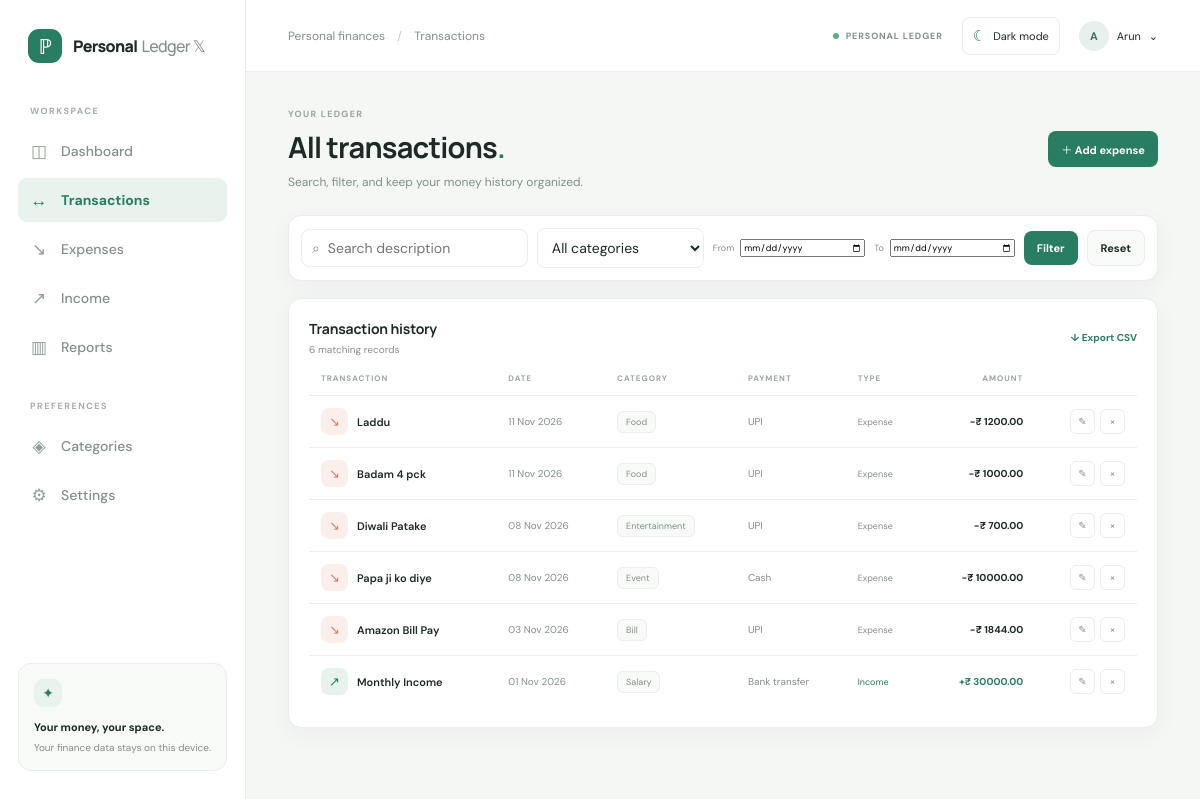
The page /transactions/ (signed in) on the database as committed earlier.
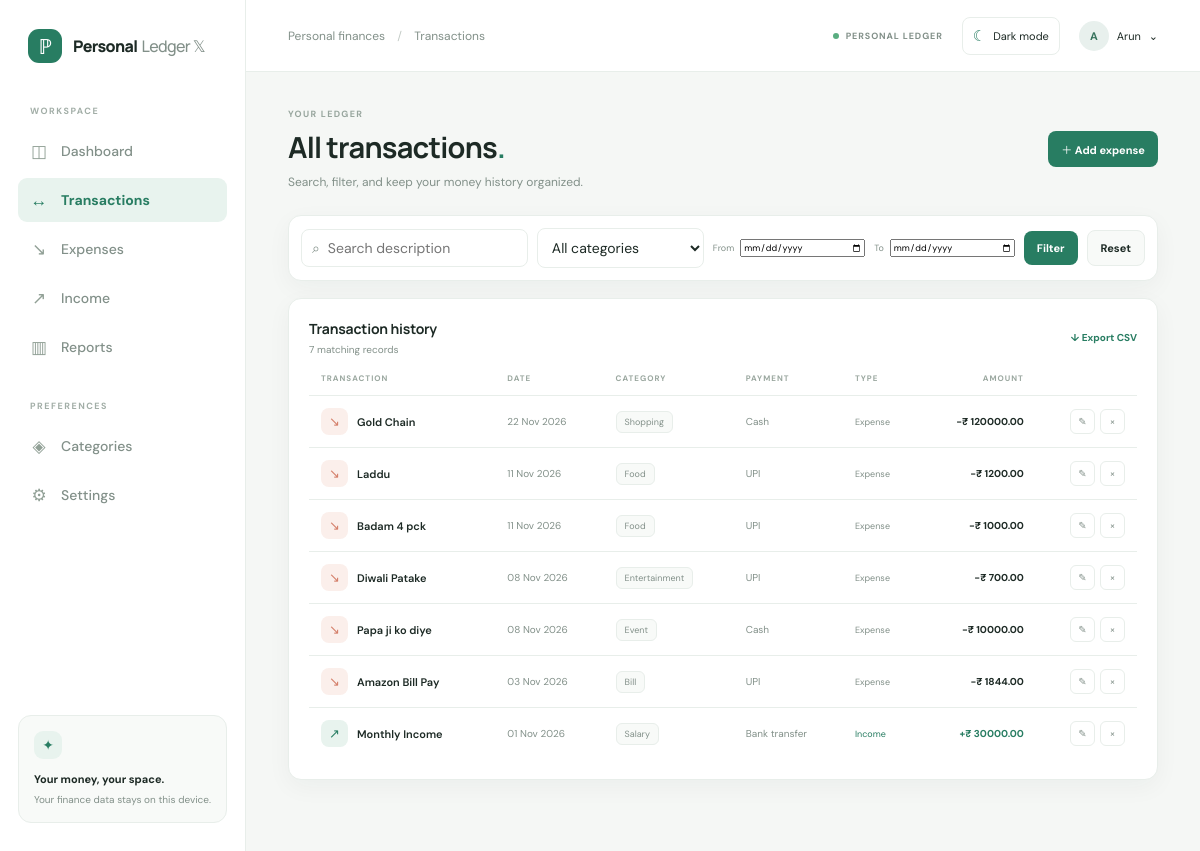
The same page on the database as committed later.
### expenses/models.py (models this page shows, shortened)
class Transaction(models.Model):
    EXPENSE = "expense"
    INCOME = "income"
    TYPES = [(EXPENSE, "Expense"), (INCOME, "Income")]
    CASH = "cash"
    CARD = "card"
    UPI = "upi"
    BANK = "bank"
    OTHER = "other"
    PAYMENT_METHODS = [(CASH, "Cash"), (CARD, "Card"), (UPI, "UPI"), (BANK, "Bank transfer"), (OTHER, "Other")]
    kind = models.CharField(max_length=8, choices=TYPES)
    user = models.ForeignKey(settings.AUTH_USER_MODEL, on_delete=models.CASCADE, related_name="transactions")
    amount = models.DecimalField(max_digits=12, decimal_places=2, validators=[MinValueValidator(0.01)])
    date = models.DateField()
    description = models.CharField(max_length=120)
    category = models.ForeignKey(Category, on_delete=models.PROTECT, related_name="transactions")
    payment_method = models.CharField(max_length=8, choices=PAYMENT_METHODS, default=OTHER)
    created_at = models.DateTimeField(auto_now_add=True)
    updated_at = models.DateTimeField(auto_now=True)
    class Meta:
        ordering = ["-date", "-id"]
        indexes = [models.Index(fields=["user", "date"], name="expense_user_date_idx")]

class Category(models.Model):
    EXPENSE = "expense"
    INCOME = "income"
    TYPES = [(EXPENSE, "Expense"), (INCOME, "Income")]
    name = models.CharField(max_length=40)
    kind = models.CharField(max_length=8, choices=TYPES)
    is_default = models.BooleanField(default=False)
    user = models.ForeignKey(settings.AUTH_USER_MODEL, on_delete=models.CASCADE, related_name="categories")
    created_at = models.DateTimeField(auto_now_add=True)
    class Meta:
        ordering = ["name"]
        constraints = [models.UniqueConstraint(fields=["user", "name", "kind"], name="unique_user_category_name_kind")]

### expenses/views.py (the view)
# urls.py: path("transactions/", views.transaction_list, name="transactions"),
@login_required
def transaction_list(request, kind=None):
    qs = Transaction.objects.filter(user=request.user).select_related("category")
    if kind in ("expense", "income"):
        qs = qs.filter(kind=kind)
    search = request.GET.get("q", "").strip()
    category = request.GET.get("category", "")
    start, end = request.GET.get("start", ""), request.GET.get("end", "")
    if search:
        qs = qs.filter(description__icontains=search)
    if category.isdigit():
        qs = qs.filter(category_id=int(category))
    parsed_start, parsed_end = parse_date(start) if start else None, parse_date(end) if end else None
    if start and not parsed_start:
        messages.error(request, "Enter a valid start date.")
    elif parsed_start:
        qs = qs.filter(date__gte=parsed_start)
    if end and not parsed_end:
        messages.error(request, "Enter a valid end date.")
    elif parsed_end:
        qs = qs.filter(date__lte=parsed_end)
    context = common(
        request,
        active=(kind + "s") if kind else "transactions",
        rows=qs,
        kind=kind,
        categories=Category.objects.filter(user=request.user, kind=kind) if kind else Category.objects.filter(user=request.user),
        filters={"q": search, "category": category, "start": start, "end": end},
    )
    return render(request, "transactions/list.html", context)

### expenses/models.py (called while the page is built)
    @classmethod
    def current(cls, user):
        settings, _ = cls.objects.get_or_create(user=user)
        return settings

### expenses/views.py (called while the page is built)
def common(request, **extra):
    current = AppSettings.current(request.user)
    symbols = {"INR": "₹", "USD": "$", "EUR": "€", "GBP": "£"}
    return {
        "currency": current.currency,
        "currency_symbol": symbols.get(current.currency, current.currency),
        "today": timezone.localdate(),
        **extra,
    }

### templates/transactions/list.html
{% extends 'base.html' %}{% block title %}{% if kind %}{{ kind|title }}{% else %}Transactions{% endif %}{% endblock %}{% block page_name %}{% if kind %}{{ kind|title }}{% else %}Transactions{% endif %}{% endblock %}
{% block content %}
<div class="page-heading"><div><div class="eyebrow">YOUR LEDGER</div><h1>{% if kind %}{{ kind|title }}{% else %}All transactions{% endif %}<span class="heading-dot">.</span></h1><p>Search, filter, and keep your money history organized.</p></div><a class="button button-primary" href="{% if kind == 'income' %}{% url 'income_add' %}{% else %}{% url 'expense_add' %}{% endif %}">＋ Add {% if kind == 'income' %}income{% else %}expense{% endif %}</a></div>
<form class="filter-bar panel" method="get"><label class="search-field"><span>⌕</span><input type="search" name="q" placeholder="Search description" value="{{ filters.q }}"></label><select name="category"><option value="">All categories</option>{% for cat in categories %}<option value="{{ cat.id }}" {% if filters.category == cat.id|stringformat:'s' %}selected{% endif %}>{{ cat.name }}</option>{% endfor %}</select><label class="date-filter"><span>From</span><input type="date" name="start" value="{{ filters.start }}"></label><label class="date-filter"><span>To</span><input type="date" name="end" value="{{ filters.end }}"></label><button class="button button-primary" type="submit">Filter</button><a class="button button-light" href="{% if kind == 'income' %}{% url 'income' %}{% elif kind == 'expense' %}{% url 'expenses' %}{% else %}{% url 'transactions' %}{% endif %}">Reset</a></form>
<section class="panel transactions-panel"><div class="panel-heading"><div><h2>Transaction history</h2><p>{{ rows|length }} matching record{{ rows|length|pluralize }}</p></div><a class="text-link" href="{% url 'export_csv' %}{% if kind %}?kind={{ kind }}{% endif %}">↓ Export CSV</a></div>
{% if rows %}<div class="table-wrap"><table><thead><tr><th>TRANSACTION</th><th>DATE</th><th>CATEGORY</th><th>PAYMENT</th><th>TYPE</th><th class="align-right">AMOUNT</th><th></th></tr></thead><tbody>{% for row in rows %}<tr><td><span class="transaction-name"><span class="mini-icon {% if row.kind == 'income' %}income-icon{% else %}expense-icon{% endif %}">{% if row.kind == 'income' %}↗{% else %}↘{% endif %}</span>{{ row.description }}</span></td><td>{{ row.date|date:'d M Y' }}</td><td><span class="category-pill">{{ row.category.name }}</span></td><td>{{ row.get_payment_method_display }}</td><td><span class="type-label {{ row.kind }}">{{ row.get_kind_display }}</span></td><td class="align-right amount {% if row.kind == 'income' %}positive{% endif %}">{% if row.kind == 'income' %}+{% else %}−{% endif %}{{ currency_symbol }} {{ row.amount|floatformat:2 }}</td><td><div class="row-actions"><a aria-label="Edit transaction" title="Edit" href="{% if row.kind == 'income' %}{% url 'income_edit' row.id %}{% else %}{% url 'expense_edit' row.id %}{% endif %}">✎</a><form method="post" action="{% url 'transaction_delete' row.id %}" data-confirm="Delete ‘{{ row.description|escapejs }}’? This cannot be undone.">{% csrf_token %}<button aria-label="Delete transaction" title="Delete" type="submit">×</button></form></div></td></tr>{% endfor %}</tbody></table></div>{% else %}<div class="empty-state"><span>⌕</span><strong>No matching transactions</strong><p>Try adjusting your filters, or add a transaction.</p></div>{% endif %}</section>
{% endblock %}

### templates/base.html (shortened to what this page needs)
{% load static %}<!doctype html>
<html lang="en" data-theme="light" data-currency="{{ currency }}">
<head>
  <link rel="stylesheet" href="{% static 'css/app.css' %}">
</head>
<body>
<div class="app-shell">
  <aside class="sidebar">
    <a class="brand" href="{% url 'dashboard' %}"><span class="brand-mark">ℙ</span><span>Personal<span class="brand-muted">Ledger 𝕏</span></span></a>
    <div class="nav-label">WORKSPACE</div>
    <nav class="main-nav">
      <a class="nav-link {% if active == 'dashboard' %}active{% endif %}" href="{% url 'dashboard' %}"><span>◫</span> Dashboard</a>
      <a class="nav-link {% if active == 'transactions' %}active{% endif %}" href="{% url 'transactions' %}"><span>↔</span> Transactions</a>
      <a class="nav-link {% if active == 'expenses' %}active{% endif %}" href="{% url 'expenses' %}"><span>↘</span> Expenses</a>
      <a class="nav-link {% if active == 'incomes' %}active{% endif %}" href="{% url 'income' %}"><span>↗</span> Income</a>
      <a class="nav-link {% if active == 'reports' %}active{% endif %}" href="{% url 'reports' %}"><span>▥</span> Reports</a>
    </nav>
    <div class="nav-label nav-gap">PREFERENCES</div>
    <nav class="main-nav">
      <a class="nav-link {% if active == 'categories' %}active{% endif %}" href="{% url 'categories' %}"><span>◈</span> Categories</a>
      <a class="nav-link {% if active == 'settings' %}active{% endif %}" href="{% url 'settings' %}"><span>⚙</span> Settings</a>
    </nav>
    <div class="sidebar-bottom"><div class="privacy-icon">✦</div><strong>Your money, your space.</strong><p>Your finance data stays on this device.</p></div>
  </aside>
  <main class="main-area">
    <header class="topbar"><div class="breadcrumb">Personal finances <span>/</span> {% block page_name %}{% endblock %}</div><div class="top-actions"><span class="local-badge"><i></i> PERSONAL LEDGER</span><button class="theme-toggle" id="theme-toggle" aria-label="Toggle light or dark theme"><span class="theme-icon"></span><span class="theme-text"></span></button><details class="profile-menu"><summary><span class="avatar">{{ request.user.first_name|default:request.user.email|first|upper }}</span><span>{{ request.user.first_name|default:request.user.email }}</span><span aria-hidden="true">⌄</span></summary></details></div></header>
    <section class="content">
      {% block content %}{% endblock %}
    </section>
  </main>
</div>
</body></html>

Rows that differ between the two databases and show on the page:
added Transaction: description "Gold Chain", date "22 Nov 2026", category.name "Shopping", payment_method "Cash", kind "Expense", currency_symbol "₹", amount "120000.00"
Other text that changed with them:
{{ rows|length }}: "6" → "7"
